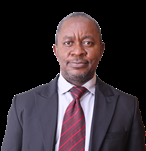
#> input picture Week_1/img/donatus.png, 146 x 151 px, given in place of PAUlogo1.png, which was not available
$ jupyter execute practice-3.ipynb
#> lines starting #> are read from the running program, lines starting #| are printed output that depends on the picture
[cell 1]
import cv2
import os
image_path = r'C:\Users\ANDERSON AYE PEPPLE\Documents\CSC418\Week_1\img\PAUlogo1.png'
directory =  r'C:\Users\ANDERSON AYE PEPPLE\Documents\CSC418\Week_1\img'
img = cv2.imread(image_path, 0)
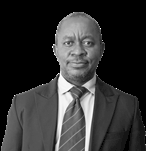
#> img: shape (151, 146); min 0, max 255, mean 51.4
os.chdir(directory)
print("Before saving image:")
print(os.listdir(directory))

filename = 'grayImage.png'
cv2.imwrite(filename, img)

print("After saving image:")
print(os.listdir(directory))

print("Successfully saved")


$ run again, on Week_2/img/bruno_Sharpened.jpg
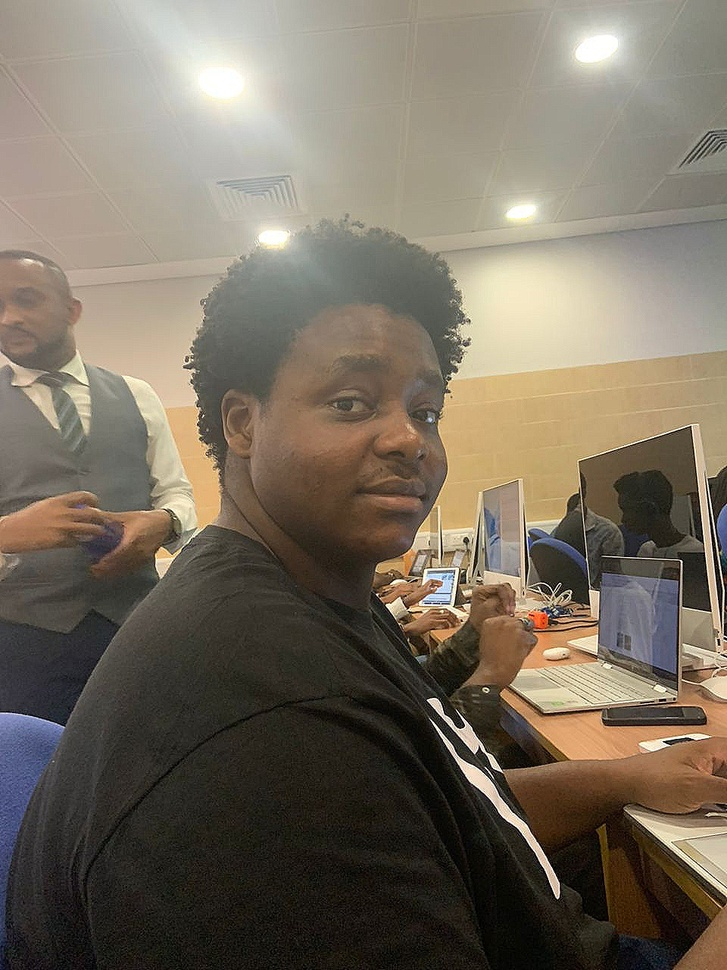
#> input picture Week_2/img/bruno_Sharpened.jpg, 727 x 970 px, shrunk from 960 x 1280 before the run, given in place of PAUlogo1.png, which was not available
#> `img = cv2.imread(image_path, 0)`:
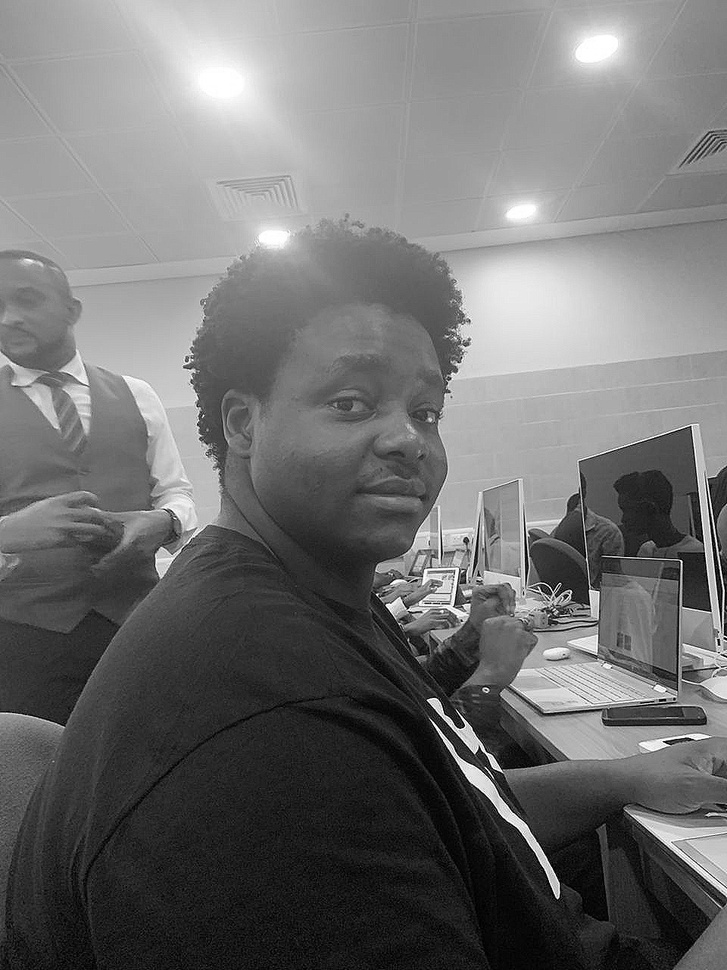
#> img: shape (970, 727); min 0, max 255, mean 111.8
